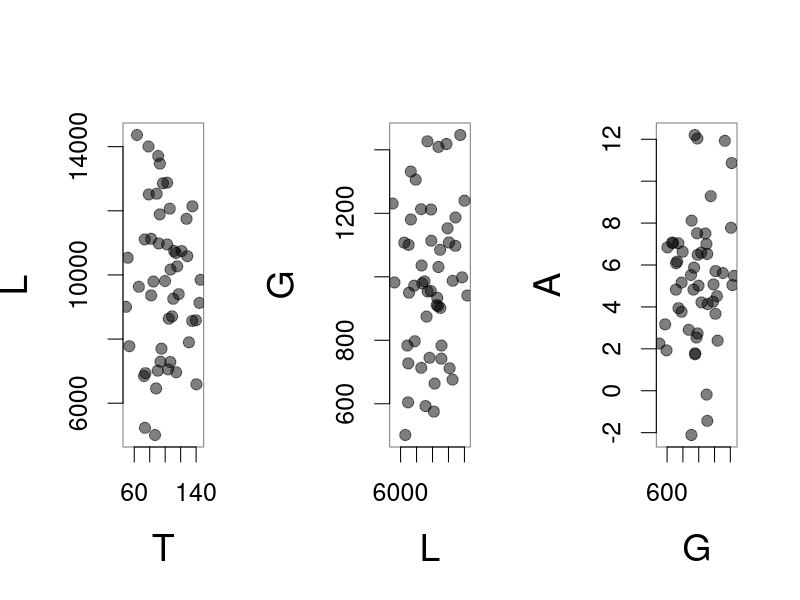
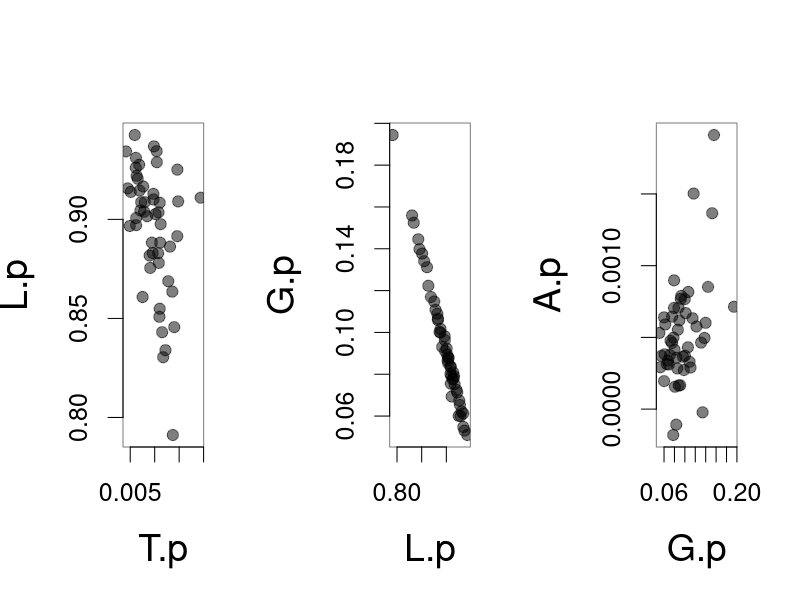

Write R code to recreate these figures, in order.
## ---- chunk 1
set.seed(13)
T <- rnorm(50, mean=100, sd=25)
L <- rnorm(50, mean=10000, sd=2500)
G <- rnorm(50, mean=1000, sd=250)
A <- rnorm(50, mean=5, sd=2.5)
rand.data <- cbind(T,L,G,A)
par(mfrow=c(1,3), pch=19, col=rgb(0,0,0,0.5),
    cex=1.5, cex.lab=1.5)

plot(T,L)
plot(L,G)
plot(G,A)

## ---- chunk 2

rand.data.prop <- t(apply(rand.data, 1,
    function(x) x/sum(x)))

par(mfrow=c(1,3), pch=19, col=rgb(0,0,0,0.5),
    cex=1.5, cex.lab=1.5)

plot(rand.data.prop[,"T"],rand.data.prop[,"L"],
    xlab="T.p", ylab="L.p")
plot(rand.data.prop[,"L"],rand.data.prop[,"G"],
    xlab="L.p", ylab="G.p")
plot(rand.data.prop[,"G"],rand.data.prop[,"A"],
    xlab="G.p", ylab="A.p")
